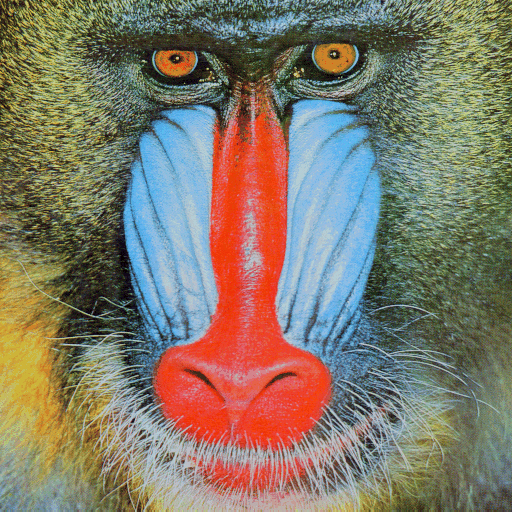
#> input picture week1/week_introduction/mandril_color.png, 512 x 512 px
$ jupyter execute ex1.ipynb
#> lines starting #> are read from the running program, lines starting #| are printed output that depends on the picture
# Power law / Gamma transform คืออะไร
- นิยาม: เป็นการเปลี่ยนค่าสี/ความเข้มตามสมการ s = c * r^γ โดย r คือค่าพิกเซล (normalized), γ (gamma) คือตัวกำหนดลักษณะการดัดแปลง และ c เป็นค่าสเกล (มัก =1)
ความหมายเชิงภาพ:
    - γ < 1 → ทำให้ภาพสว่างขึ้น (ยกค่าต่ำขึ้นมากกว่า)
    - γ = 1 → ไม่มีการเปลี่ยนแปลง
    - γ > 1 → ทำให้ภาพมืดลง (ยกค่าสูงลดลง)
- การใช้งาน: ปรับความสว่าง/contrast แบบ non-linear, การแก้ encoding/gamma ของจอ/กล้อง, และเป็นส่วนหนึ่งของการ enhancement

ขั้นตอนปฏิบัติจริง (สำคัญ)

1. แปลงเป็น float และ normalize เป็นช่วง [0,1] (r = img/255.0)
2. ใช้ s = rgamma (หรือ s = c * rgamma)
3. คูณกลับเป็น [0,255], np.clip, แล้วแปลงเป็น uint8 ก่อนแสดง/บันทึก

- Enhancement (ในการประมวลผลภาพ) คือ การปรับปรุงคุณภาพหรือคุณสมบัติของภาพเพื่อให้ “ดูดีขึ้น” หรือเหมาะกับการนำไปใช้งานต่อ (เช่น วิเคราะห์/segmentation/visualization) เป้าหมาย: เพิ่มความชัด, คอนทราสต์, ความสว่าง, ลด noise, ปรับสี

[cell 1]
import numpy as np
import matplotlib.pyplot as plt

[cell 2]
x = np.array([i/255.0 for i in range(256)]) #มีสมาชิก 256 ตัว ตั้งแต่ 0.0 ถึง 1.0
gamma = 2  # > 1 ทำให้มืดลง
y = np.power(x, gamma) #ยกกำลัง 1 or x**1

[cell 3]
plt.plot(x,x,x,y)
plt.show()
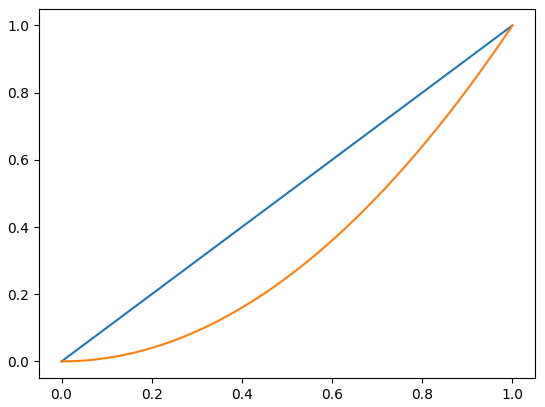
#> figure drawn by matplotlib, 1 panel; curve peaks at x = 1, y = 1; curve peaks at x = 1, y = 1

[cell 4]
x = 180
xn = x / 255.0
gamma = 2
y = xn**gamma

print(f'เมื่อ x = {x} (หรือ {xn} ในช่วง [0,1]) และ gamma(power) = {gamma} จะได้ y*255 = {y*255}')
#ค่าลดลงทั้งๆที่ กำลัง > 1 เพราะว่าค่า xn ที่ทำการnormalize อยู่ในช่วง [0,1] มีค่าน้อยกว่า 1 เมื่อคืนค่ากลับ y *255 จะได้ค่าน้อยลง

# การใช้รูป plot บนกราฟ

## ทำไมต้องสลับค่า BGR → RGB?

เพราะใน OpenCV ใช้ BGR

แต่ matplotlib, PIL, และ library หลายตัวใช้ RGB

ถ้าลืมสลับสี ภาพจะเพี้ยน เช่น หน้าแดงเป็นน้ำเงิน

[cell 5]
import cv2 #รองรับการเรียงเเบบ BGR

img = cv2.imread('../week1/week_introduction/mandril_color.png')
#> img is the input picture: shape (512, 512, 3); mean B, G, R 105.2, 121.6, 129.6
# เป็นการเขียนเอง
b = img[:,:,0] #channel blue
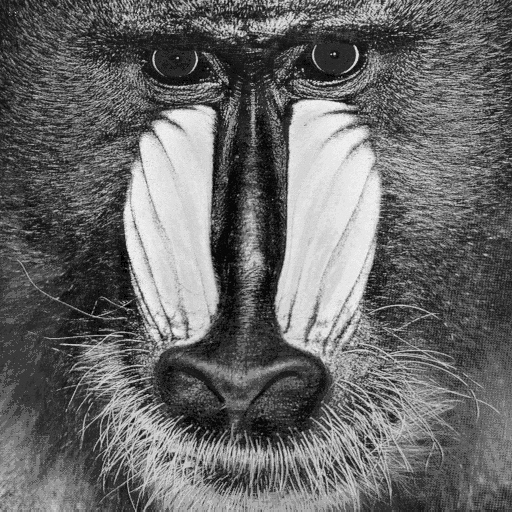
#> b: shape (512, 512); min 0, max 244, mean 105.2
g = img[:,:,1] #channel green
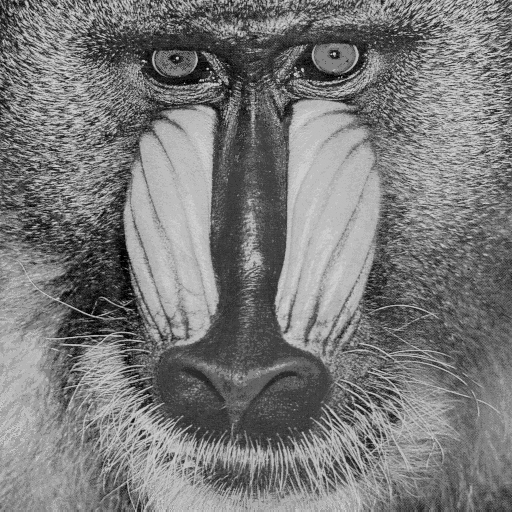
#> g: shape (512, 512); min 0, max 208, mean 121.6
r = img[:,:,2] #channel red
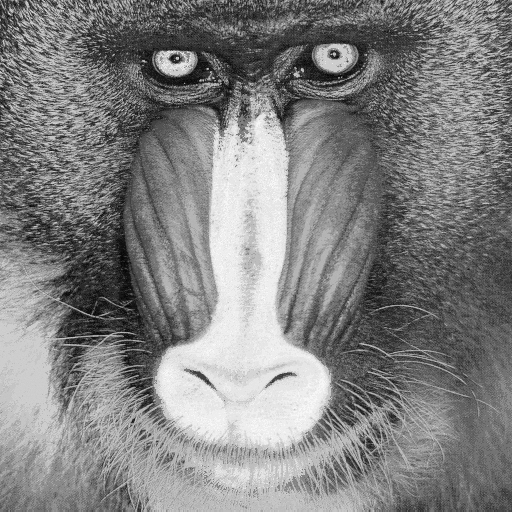
#> r: shape (512, 512); min 5, max 250, mean 129.6

# b,g,r = cv2.split(img) แยก channel ด้วยฟังก์ชัน
rgb_img = cv2.merge([r,g,b]) # แปลงเป็น RGB สำหรับ matplotlib

print(f"img type: {type(img)}")
#| img type: <class 'numpy.ndarray'>
print(f"img shape: {img.shape}")
#| img shape: (512, 512, 3)

[cell 6]
# แสดงผลแยกแต่ละ channel
plt.imshow(img[:,:,0] , cmap='Reds')
plt.show()
plt.imshow(img[:,:,1] , cmap='Greens')
plt.show()
plt.imshow(img[:,:,2] , cmap='Blues')
plt.show()

[cell 7]
# จะเห็นว่า สีมันเพี้ยน เพราะ OpenCV อ่านภาพมาเป็น BGR ไม่ใช่ RGB
plt.imshow(img)
plt.axis('off')
plt.show()

[cell 8]
# สีที่ถูกต้อง
plt.imshow(rgb_img) #รองรับการเรียงเเบบ RGB
plt.axis('off')#ปิดแกน x,y
plt.show()

[cell 9]
# ถ้าต้องการแสดงเป็น grayscale ให้แปลงก่อนแล้วใช้ cmap
# cmap ใช้กับภาพ 2D (grayscale) หรือเมื่อต้องการโทนสีพิเศษ; ระวังไม่ใส่ cmap กับภาพ 3-channel
gray = cv2.cvtColor(img, cv2.COLOR_BGR2GRAY)
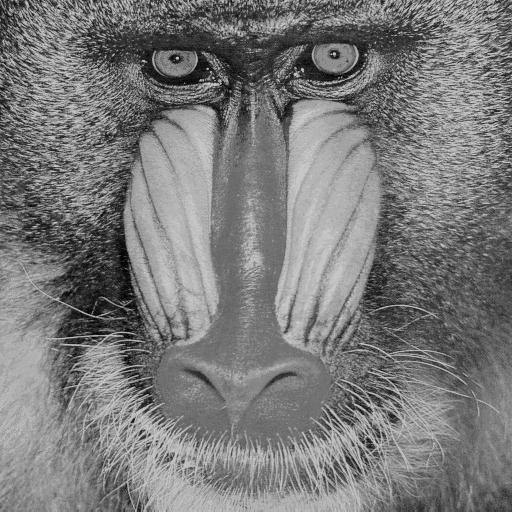
#> gray: shape (512, 512); min 1, max 200, mean 122.1
plt.imshow(gray, cmap='gray', vmin=0, vmax=255) #vmin, vmax กำหนดช่วงค่าสี 0 = ดำ, 255 = ขาว
plt.axis('off')
plt.show()

# การปรับภาพ Brightness

- rgb/np.amax(rgb)
แบ่งทุกพิกเซลด้วยค่าสูงสุดของอาเรย์ (np.amax) เพื่อ normalize ให้ค่าระหว่าง 0–1 (global max)
- np.amax(rgb) คือค่าสูงสุดทั้งภาพ (ข้ามช่อง) — ถ้าอยาก normalize ตามช่วงมาตรฐานควรใช้ 255.0
    - np.amax(rgb) คืนค่า scalar ที่เป็นค่ามากที่สุดในอาเรย์ทั้งหมด (ค้นข้ามทั้งแกนและทั้งช่อง) เช่น ถ้า rgb เป็น uint8 ภาพปกติ จะได้ค่าระหว่าง 0–255 (เช่น 255)
    - ถ้าอาเรย์เป็น float ที่ normalized แล้ว ค่าอาจเป็น 1.0 (หรือค่าสูงสุดจริงในอาเรย์)
    - ถ้าเป็นภาพมืดสุดค่าจะเป็น 0 → ระวังหารด้วยค่านี้ (division by zero)

# Increase brightness

[cell 10]
img = cv2.imread("./images/dark.jpg")
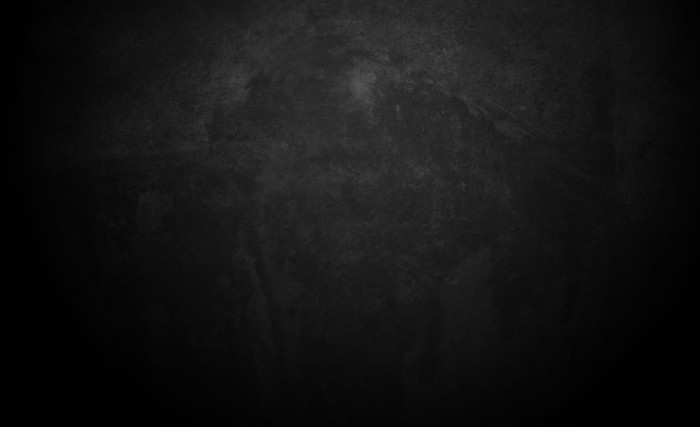
#> input picture week2/images/dark.jpg, 700 x 427 px
#> img is the input picture: shape (427, 700, 3); min 0, max 86, mean 19.8
b, g, r = cv2.split(img)
#> b: shape (427, 700)
rgb = cv2.merge([r, g, b])
plt.imshow(img)
plt.title('Original Image')
plt.axis('off')
plt.show()

[cell 11]
# ถูกต้อง: normalize -> power -> scale(gamma) -> clip(เอาไว้เช็คไม่ให้เกิน 255) -> uint8
gamma = 0.5 # ปรับค่า gamma เพื่อเพิ่มความสว่าง
img_new = (rgb/np.amax(rgb))**gamma *255.0
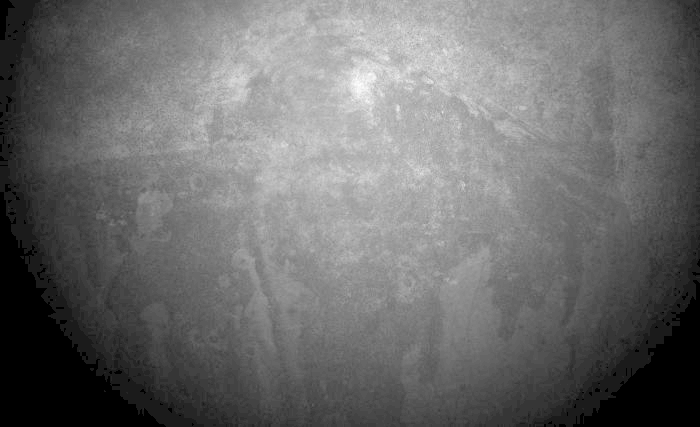
#> img_new: shape (427, 700, 3) float64; min 0, max 255, mean 109.1
img_new = img_new.astype(np.uint8)

#cv2.imshow("Enhanced Image", img_new)
#cv2.waitKey(0)
#cv2.destroyAllWindows()

plt.imshow(img_new)
plt.title('Increase brightness')
plt.axis('off')
plt.show()

# Decrease brightness

[cell 12]
gamma = 2 # ปรับค่า gamma เพื่อเพิ่มความมืด
img_new = (rgb/np.amax(rgb))**gamma *255.0
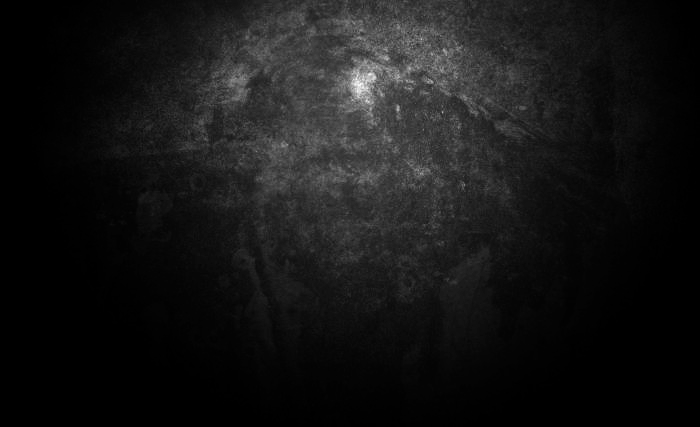
#> img_new: shape (427, 700, 3) float64; min 0, max 255, mean 21.9
img_new = img_new.astype(np.uint8)
plt.imshow(img_new)
plt.title('Decrease brightness')
plt.axis('off')
plt.show()
